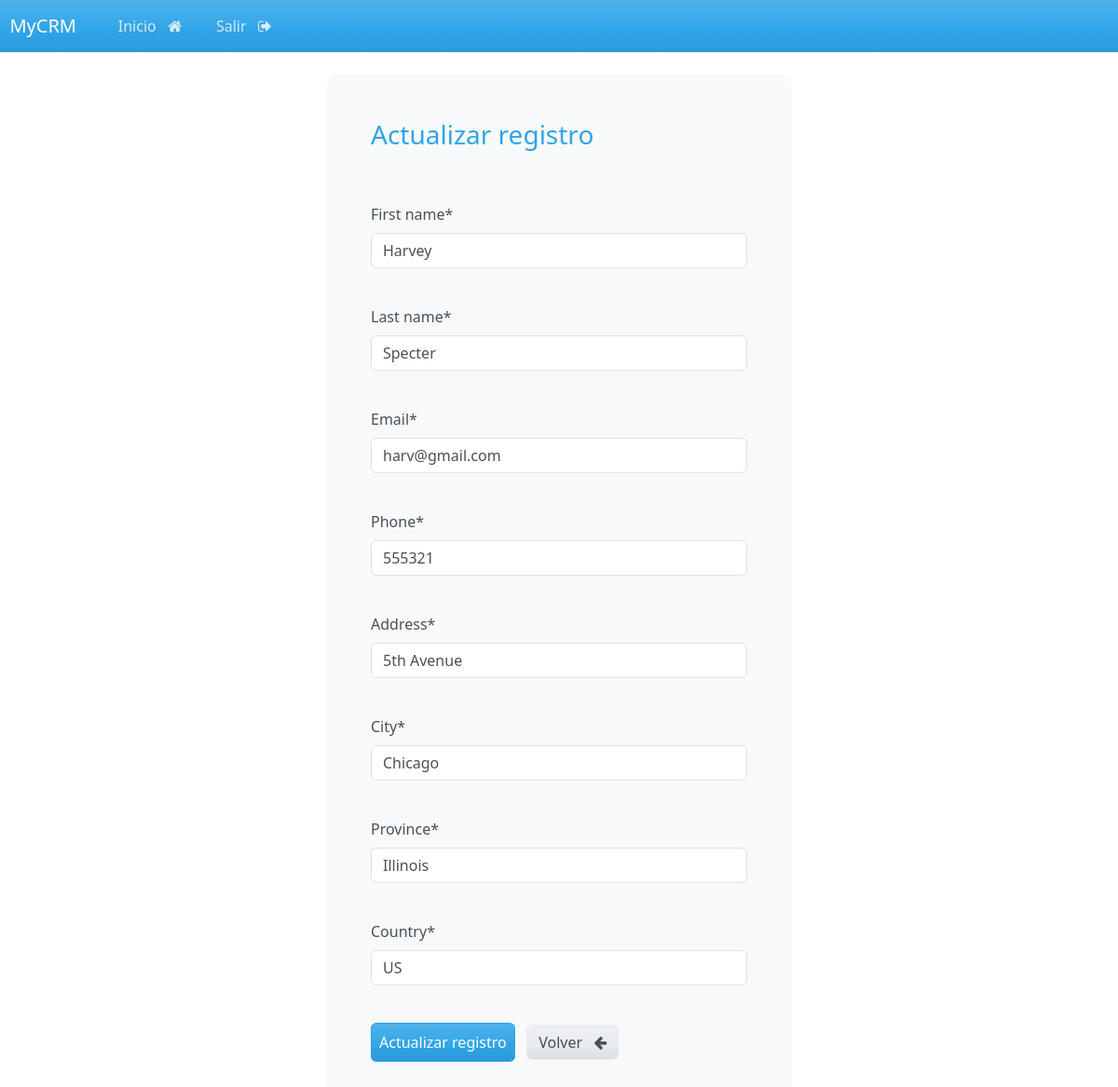
Page /update_record/5 (signed in) on the committed database.
### crm/models.py (models this page shows, shortened)
class Record(models.Model):
    creation_date=models.DateTimeField(auto_now_add=True)
    first_name=models.CharField(max_length=100)
    last_name=models.CharField(max_length=100)
    email=models.CharField(max_length=255)
    phone=models.CharField(max_length=20)
    address=models.CharField(max_length=300)
    city=models.CharField(max_length=200)
    province=models.CharField(max_length=200)
    country=models.CharField(max_length=125)

### crm/views.py (the view)
# urls.py: path('update_record/<int:pk>', views.update_record,name='update_record'),
@login_required(login_url='login')
def update_record(request,pk):
    record=Record.objects.get(id=pk)
    form=UpdateRecordForm(instance=record)
    if request.method=='POST':
        form=UpdateRecordForm(request.POST,instance=record)
        if form.is_valid():
            form.save()
            messages.success(request,'Registro actualizado con éxito.')
            return redirect('dashboard')
    context={
        'form':form
    }
    return render(request,'crm/update_record.html',context)

### crm/forms.py
class UpdateRecordForm(forms.ModelForm):
    class Meta:
        model=Record
        fields=['first_name','last_name','email','phone','address','city','province','country']

### crm/templates/crm/update_record.html (shortened to what this page needs)
{% extends "crm/base.html" %}
{% load crispy_forms_tags %}
{% block content %}
<body>
    <div class="container bg-light shadow-md p-5 form-layout">
    <h3> Actualizar registro </h3>
    <br>
    <br>
    <form method="POST" autocomplete="off">
        {{form.first_name|as_crispy_field}}
        <br>
        {{form.last_name|as_crispy_field}}
        <br>
        {{form.email|as_crispy_field}}
        <br>
        {{form.phone|as_crispy_field}}
        <br>
        {{form.address|as_crispy_field}}
        <br>
        {{form.city|as_crispy_field}}
        <br>
        {{form.province|as_crispy_field}}
        <br>
        {{form.country|as_crispy_field}}
        <br>
        <button type="submit" class="btn btn-primary btn-block p-2">Actualizar registro</button>
        <a href="{% url 'dashboard' %}" class="btn btn-secondary">Volver &nbsp; <i class="fa fa-arrow-left" aria-hidden="true"></i></a>
    </form>
</div>
</body>
{% endblock content %}

### static/css/styles.css (style rules this page uses)
.form-layout { border-radius: 15px; width: 500px; }

### rows in the picture
Record: first_name "Harvey", last_name "Specter", email "harv@gmail.com", phone "555321", address "5th Avenue", city "Chicago", province "Illinois", country "US"
